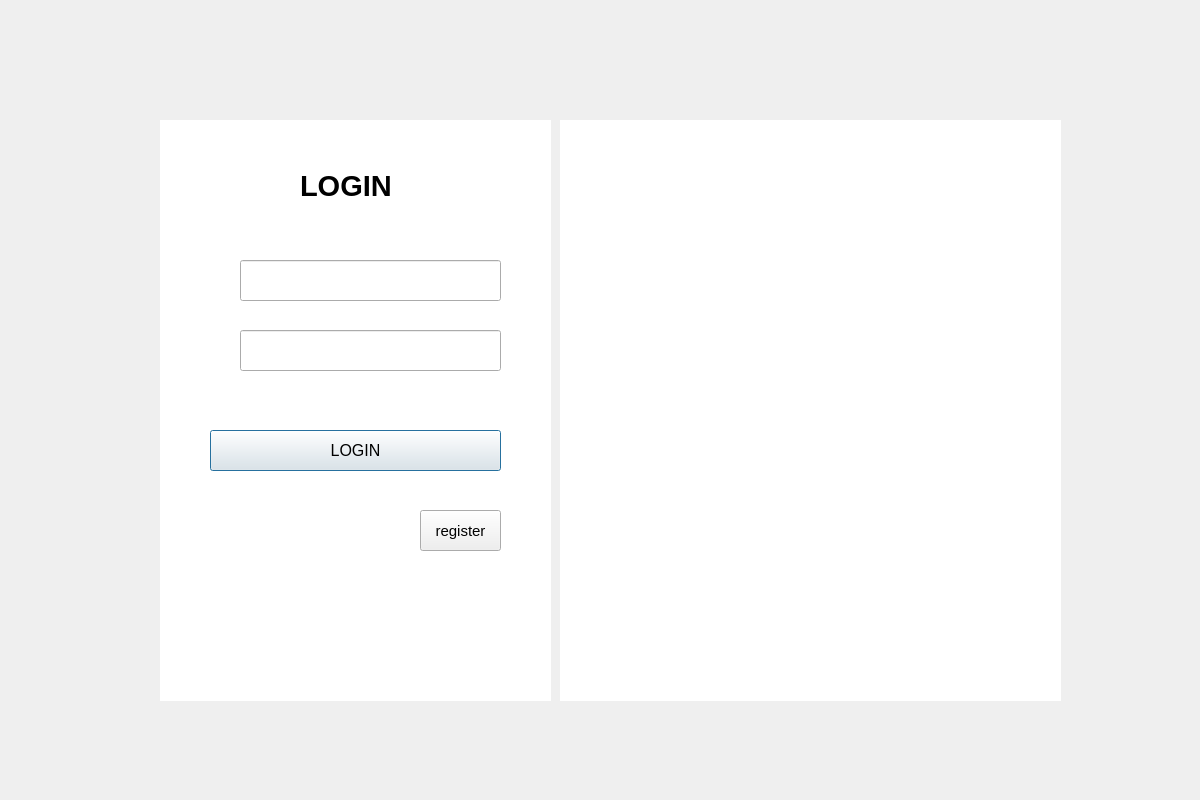
<?xml version="1.0" encoding="UTF-8"?>
<ui version="4.0">
 <class>login</class>
 <widget class="QDialog" name="login">
  <property name="geometry">
   <rect>
    <x>0</x>
    <y>0</y>
    <width>1200</width>
    <height>800</height>
   </rect>
  </property>
  <property name="sizePolicy">
   <sizepolicy hsizetype="Fixed" vsizetype="Fixed">
    <horstretch>0</horstretch>
    <verstretch>0</verstretch>
   </sizepolicy>
  </property>
  <property name="minimumSize">
   <size>
    <width>1200</width>
    <height>800</height>
   </size>
  </property>
  <property name="maximumSize">
   <size>
    <width>1200</width>
    <height>800</height>
   </size>
  </property>
  <property name="sizeIncrement">
   <size>
    <width>1200</width>
    <height>800</height>
   </size>
  </property>
  <property name="baseSize">
   <size>
    <width>1200</width>
    <height>800</height>
   </size>
  </property>
  <property name="windowTitle">
   <string>Dialog</string>
  </property>
  <widget class="QLineEdit" name="usernameEdit">
   <property name="geometry">
    <rect>
     <x>240</x>
     <y>260</y>
     <width>261</width>
     <height>41</height>
    </rect>
   </property>
  </widget>
  <widget class="QLineEdit" name="passwordEdit">
   <property name="geometry">
    <rect>
     <x>240</x>
     <y>330</y>
     <width>261</width>
     <height>41</height>
    </rect>
   </property>
  </widget>
  <widget class="QPushButton" name="loginButton">
   <property name="geometry">
    <rect>
     <x>210</x>
     <y>430</y>
     <width>291</width>
     <height>41</height>
    </rect>
   </property>
   <property name="font">
    <font>
     <family>Arial</family>
     <pointsize>12</pointsize>
     <weight>50</weight>
     <bold>false</bold>
    </font>
   </property>
   <property name="text">
    <string>LOGIN</string>
   </property>
  </widget>
  <widget class="QPushButton" name="registerButton">
   <property name="geometry">
    <rect>
     <x>420</x>
     <y>510</y>
     <width>81</width>
     <height>41</height>
    </rect>
   </property>
   <property name="font">
    <font>
     <family>Arial</family>
     <pointsize>11</pointsize>
    </font>
   </property>
   <property name="text">
    <string>register</string>
   </property>
  </widget>
  <widget class="QLabel" name="errorLabel">
   <property name="geometry">
    <rect>
     <x>230</x>
     <y>570</y>
     <width>251</width>
     <height>51</height>
    </rect>
   </property>
   <property name="text">
    <string/>
   </property>
  </widget>
  <widget class="QLabel" name="label_WX">
   <property name="geometry">
    <rect>
     <x>210</x>
     <y>510</y>
     <width>40</width>
     <height>40</height>
    </rect>
   </property>
   <property name="sizePolicy">
    <sizepolicy hsizetype="Fixed" vsizetype="Fixed">
     <horstretch>0</horstretch>
     <verstretch>0</verstretch>
    </sizepolicy>
   </property>
   <property name="minimumSize">
    <size>
     <width>40</width>
     <height>40</height>
    </size>
   </property>
   <property name="maximumSize">
    <size>
     <width>40</width>
     <height>40</height>
    </size>
   </property>
   <property name="text">
    <string/>
   </property>
  </widget>
  <widget class="QLabel" name="label_QQ">
   <property name="geometry">
    <rect>
     <x>280</x>
     <y>510</y>
     <width>41</width>
     <height>41</height>
    </rect>
   </property>
   <property name="text">
    <string/>
   </property>
  </widget>
  <widget class="QLabel" name="label_WB">
   <property name="geometry">
    <rect>
     <x>350</x>
     <y>510</y>
     <width>41</width>
     <height>41</height>
    </rect>
   </property>
   <property name="text">
    <string/>
   </property>
  </widget>
  <widget class="QLabel" name="label_buttonback">
   <property name="geometry">
    <rect>
     <x>160</x>
     <y>120</y>
     <width>391</width>
     <height>581</height>
    </rect>
   </property>
   <property name="styleSheet">
    <string notr="true">background-color: rgb(255, 255, 255);</string>
   </property>
   <property name="text">
    <string> </string>
   </property>
  </widget>
  <widget class="QLabel" name="label_LOGIN">
   <property name="geometry">
    <rect>
     <x>300</x>
     <y>160</y>
     <width>141</width>
     <height>51</height>
    </rect>
   </property>
   <property name="font">
    <font>
     <family>Arial</family>
     <pointsize>22</pointsize>
     <weight>75</weight>
     <bold>true</bold>
    </font>
   </property>
   <property name="text">
    <string>LOGIN</string>
   </property>
  </widget>
  <widget class="QLabel" name="label_background">
   <property name="geometry">
    <rect>
     <x>3</x>
     <y>0</y>
     <width>1201</width>
     <height>801</height>
    </rect>
   </property>
   <property name="text">
    <string/>
   </property>
  </widget>
  <widget class="QLabel" name="label_buttonback_2">
   <property name="geometry">
    <rect>
     <x>560</x>
     <y>120</y>
     <width>501</width>
     <height>581</height>
    </rect>
   </property>
   <property name="styleSheet">
    <string notr="true">background-color: rgb(255, 255, 255);</string>
   </property>
   <property name="text">
    <string/>
   </property>
  </widget>
  <widget class="QLabel" name="label_user">
   <property name="geometry">
    <rect>
     <x>200</x>
     <y>270</y>
     <width>31</width>
     <height>31</height>
    </rect>
   </property>
   <property name="text">
    <string/>
   </property>
  </widget>
  <widget class="QLabel" name="label_password">
   <property name="geometry">
    <rect>
     <x>200</x>
     <y>340</y>
     <width>31</width>
     <height>31</height>
    </rect>
   </property>
   <property name="text">
    <string/>
   </property>
  </widget>
  <zorder>label_background</zorder>
  <zorder>label_buttonback</zorder>
  <zorder>usernameEdit</zorder>
  <zorder>passwordEdit</zorder>
  <zorder>loginButton</zorder>
  <zorder>registerButton</zorder>
  <zorder>errorLabel</zorder>
  <zorder>label_WX</zorder>
  <zorder>label_QQ</zorder>
  <zorder>label_WB</zorder>
  <zorder>label_LOGIN</zorder>
  <zorder>label_buttonback_2</zorder>
  <zorder>label_user</zorder>
  <zorder>label_password</zorder>
 </widget>
 <resources/>
 <connections/>
</ui>
